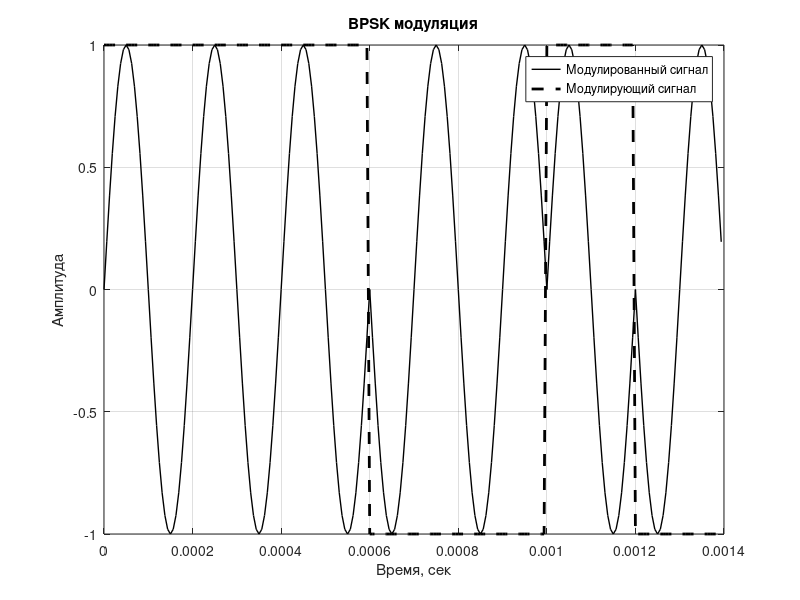

Recreate this plot in MATLAB. (Note: this script raises an error after producing the figure.)
clear, clc, close all

load('BarkerCodes.mat');
% кодируемая последовательность
code = barker7;
% количество отсчетов одного периода синуса
m = 32;
% длительность импульса в периодах синусойды
num_of_periods_per_bit = 1;
% частота сигнала
fc = 5000;

fs = fc*m;
ts = 0 : 1/fs : (m*length(code)*num_of_periods_per_bit)/fs-1/fs;
N = length(ts);


sinus = sin(2*pi*fc*ts);

% длина одного бита в отсчётах

n_for_bit = m*num_of_periods_per_bit;


% формируем модулирующий сигнал
fm = zeros(1,N);
for i=1:length(code)
    for j=n_for_bit*(i-1)+1:n_for_bit*i
        fm(j) = code(i);
    end
end


x = sinus.*fm;

filename = 'bpskDAC.txt';  % Имя файла
fid = fopen(filename, 'w'); % Открываем файл для записи

% Запись частоты сигнала, частоты дискретизации и значение ARR в файл
fprintf(fid, 'Частота сигнала: %d Гц\n', fc);
fprintf(fid, 'Частота дискретизации: %d Гц\n', fs);
ARR = round((80*10^6)/(fs))-1;
fprintf(fid, 'Значение ARR (при частоте тактирования шины 80 МГц): %d \n', ARR);
fprintf(fid, 'Количество элементов в массиве: %d \n\n', length(x));
% запись отсчетов для 12 разрядного DAC в текстовый файл
dlmwrite(filename, round(2048*x)+2048,'-append', 'delimiter', ',');
fclose(fid);

% построение графиков
plot(ts,x,'black','LineWidth',1), grid on, hold on;
plot(ts,fm,'--black','LineWidth',2), grid on;
title ('BPSK модуляция');
xlabel('Время, сек'), ylabel('Амплитуда');
legend({'Модулированный сигнал';'Модулирующий сигнал'});

% Вычисление автокорреляционной функции с помощью функции myAutocorr
autocorr = Autocorr(fm);

% Создание оси времени
time = -(length(x)-1):(length(x)-1);

% Построение графика автокорреляционной функции
figure;
stem(time, autocorr,'.',"black",'LineWidth',0.5);
xlabel('Смещение');
ylabel('Автокорреляция');
title('Функция автокорреляции');
